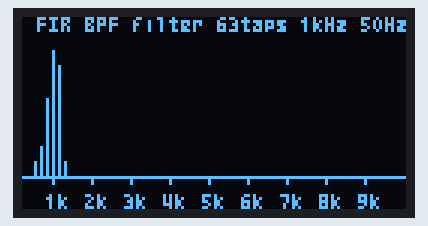
The sketch below on a simulated Arduino Uno, built with avr-gcc and run on an emulated ATmega328P. On the bench: 128×64 one-colour display.

Above: at 0.6 s.
At 5.4 s:
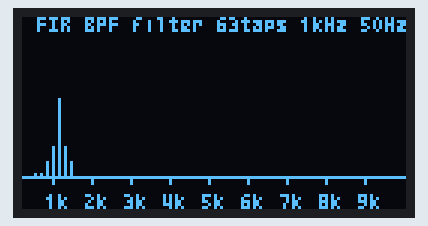
At 10.2 s:
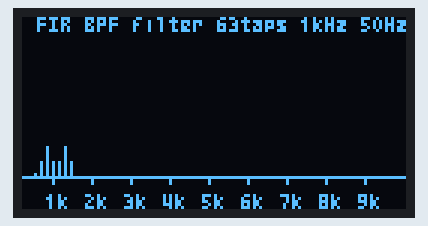
At 19.7 s:
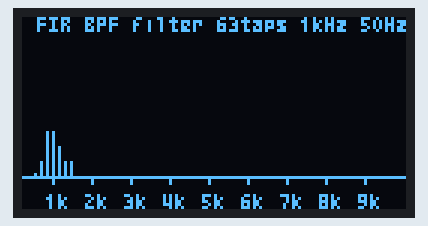
At 29.3 s:
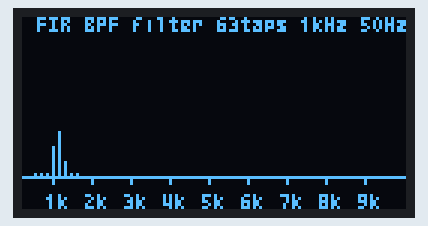
At 39.4 s:
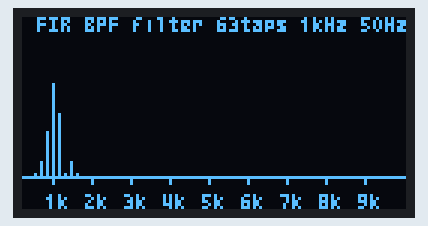

The sketch:

Filter_sweep_test_SpectrumDisplay_FIR_BPF_63Tap.ino
```cpp
/*
  Digital filter spectrum bar graph display program
  Using a Raspberry Pi Pico, the spectrum of the signal through
  the FIR filter is displayed as a bar graph on the OLED display.
  FIR filter 63taps Bandpass 1kHz 50Hz
  2024/06/30 JR3XNW
*/
#include <Arduino.h>
#include <U8g2lib.h>
#include <arduinoFFT.h> // v2.0.2

U8G2_SSD1306_128X64_NONAME_F_HW_I2C u8g2(U8G2_R0);
ArduinoFFT<double> FFT;  // v2.0.2 Explicit data types using templates

const int filterLength = 63; // Number of filter taps.
float filterBuffer[filterLength] = {0.0};
float firCoeffs[filterLength] = { // FIR filter coefficients for Bandpass 1kHz 100Hz
 -0.004472, -0.004844, -0.005005, -0.004816,
 -0.004062, -0.002510, 0.000000, 0.003483,
 0.007742, 0.012350, 0.016674, 0.019948,
 0.021388, 0.020329, 0.016363, 0.009454,
 0.000000, -0.011161, -0.022826, -0.033557,
 -0.041873, -0.046453, -0.046346, -0.041128,
 -0.031005, -0.016826, 0.000000, 0.017658,
 0.034154, 0.047572, 0.056324, 0.059364,
 0.056324, 0.047572, 0.034154, 0.017658,
 0.000000, -0.016826, -0.031005, -0.041128,
 -0.046346, -0.046453, -0.041873, -0.033557,
 -0.022826, -0.011161, 0.000000, 0.009454,
 0.016363, 0.020329, 0.021388, 0.019948,
 0.016674, 0.012350, 0.007742, 0.003483,
 0.000000, -0.002510, -0.004062, -0.004816,
 -0.005005, -0.004844, -0.004472,
};

int bufferIndex = 0;
const int samples = 128; // Number of FFT samples.
const float startFrequency = 100.0;  // Start frequency (Hz)
const float endFrequency = 10000.0;  // End frequency (Hz)
const float sampleRate = 20000.0;    // Sample rate (Hz)

// Update to FIR filter function
float firFilter(float input) {
  filterBuffer[bufferIndex] = input;
  bufferIndex = (bufferIndex + 1) % filterLength;
  float sum = 0.0;
  for (int i = 0; i < filterLength; i++) {
    int index = (bufferIndex - i + filterLength) % filterLength;
    sum += filterBuffer[index] * firCoeffs[i];
  }
  return sum;
}

// frequency sweep function.
void frequencySweep(double *vReal, double *vImag) {
  float frequencyStep = (endFrequency - startFrequency) / samples;
  for (int i = 0; i < samples; i++) {
    float currentFrequency = startFrequency + (i * frequencyStep);
    float signal = sin(2 * PI * currentFrequency * millis() / 1000.0);
    float filteredSignal = firFilter(signal);
    vReal[i] = filteredSignal;
    vImag[i] = 0;
  }
}

// FFT and OLED display functions (line graph display).
void displayFFT(double *vReal, double *vImag) {
  FFT.windowing(vReal, samples, FFTWindow::Hamming, FFTDirection::Forward);  // Use new enum types instead of FFT_WIN_TYP_HAMMING and FFT_FORWARD
  FFT.compute(vReal, vImag, samples, FFTDirection::Forward);  // Change FFT_REVERSE to FFTDirection::Reverse
  FFT.complexToMagnitude(vReal, vImag, samples);  // No change

  // Clear graph drawing area (overwrite with background color).
  // Here, the graph area is overwritten with a black rectangle.
  u8g2.setDrawColor(0); // Set background color (usually black).
  u8g2.drawBox(0, 0, 128, 52); // Clear graph area.
  u8g2.setDrawColor(1); // Re-set the drawing color (white).

  // Drawing FFT results.
  for (int i = 1; i < (samples / 2); i++) {
    int x = map(i, 1, samples / 2, 0, 128);
    int y = map(vReal[i], 0, 10, 53, 0); // Scaling of spectral intensity, changing the third argument (now 14) of the map function
    u8g2.drawLine(x, 53, x, y);
  }

  // Display the text "FIR filter 31taps Bandpass 1kHz 100Hz"
  char str[40] = "FIR BPF filter 63taps 1kHz 50Hz";
  byte x = u8g2.getStrWidth(str);
  u8g2.setFont(u8g2_font_micro_tr); // Set the font for the numbers
  //u8g2.setFont(u8g2_font_6x10_tr); // Set a suitable font for the title
  u8g2.drawStr(128 - x, 5, str);

  // Send buffer to update screen.
  u8g2.sendBuffer();
}

void setup() {
  u8g2.begin();
  // Redraw the static content (lines and texts) each time to prevent flickering
  u8g2.drawLine(0, 53, 128, 53);

  for (int xl = 10; xl < 127; xl += 13) {
    u8g2.drawLine(xl, 53, xl, 55);
  }
  u8g2.setFont(u8g2_font_micro_tr); // Set the font for the numbers
  u8g2.drawStr(8, 64, "1k");  //-2 10
  u8g2.drawStr(21, 64, "2k");
  u8g2.drawStr(34, 64, "3k");
  u8g2.drawStr(47, 64, "4k");
  u8g2.drawStr(60, 64, "5k");
  u8g2.drawStr(73, 64, "6k");
  u8g2.drawStr(86, 64, "7k");
  u8g2.drawStr(99, 64, "8k");
  u8g2.drawStr(112, 64, "9k");
}

void loop() {
  double vReal[samples];
  double vImag[samples] = {0}; // Imaginary part is initialized to 0.

  frequencySweep(vReal, vImag);
  displayFFT(vReal, vImag); // Call a function to display FFT results.
}
```

Measured:
- what the display in image 0 shows lasts 0.5 s, from 0.6 s to 1.1 s
